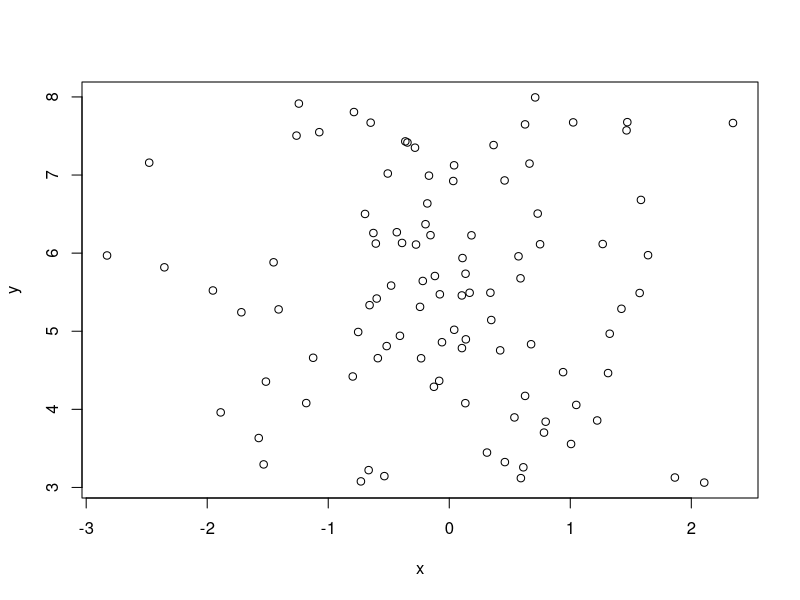
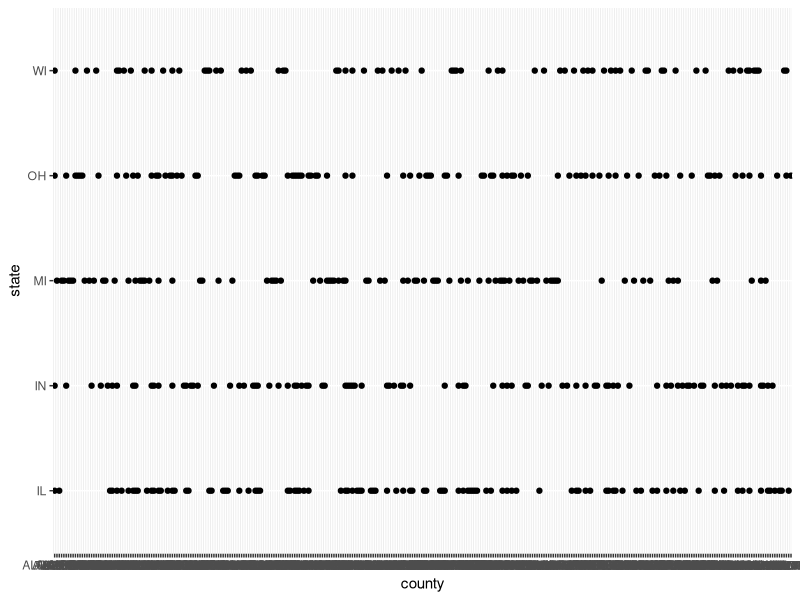
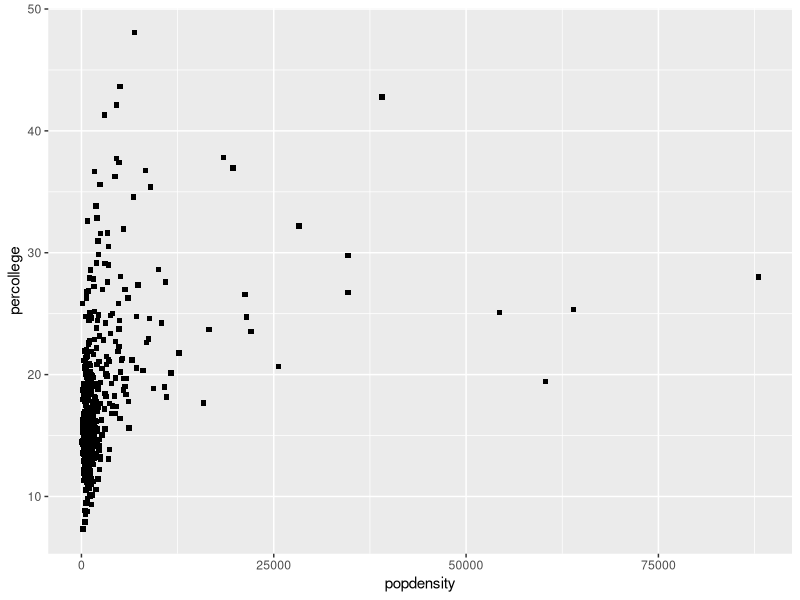
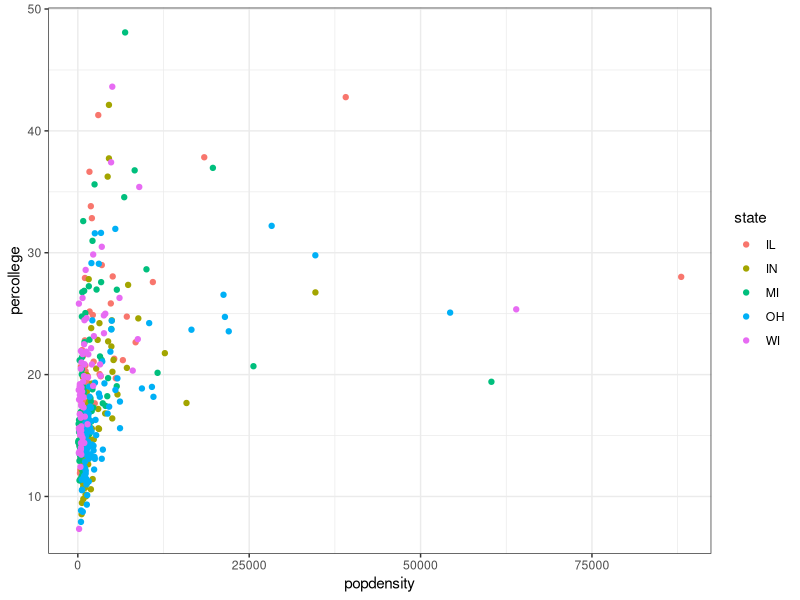
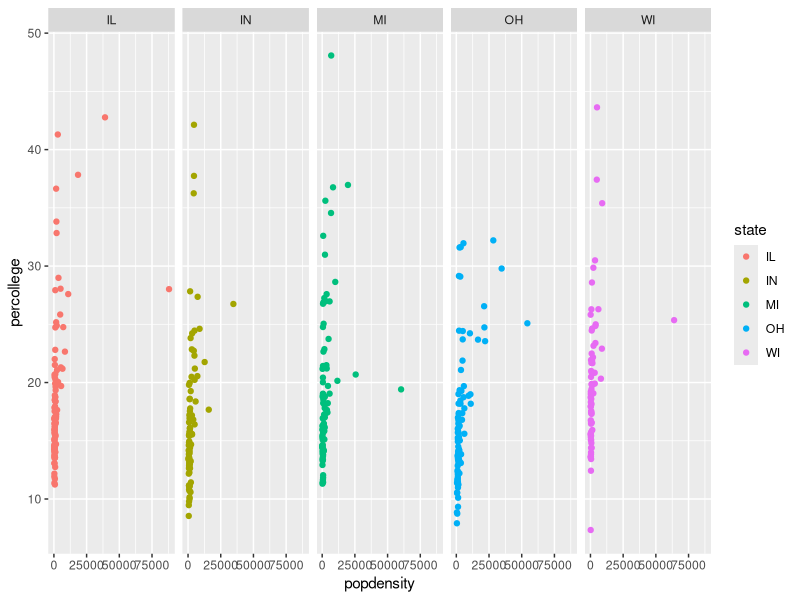
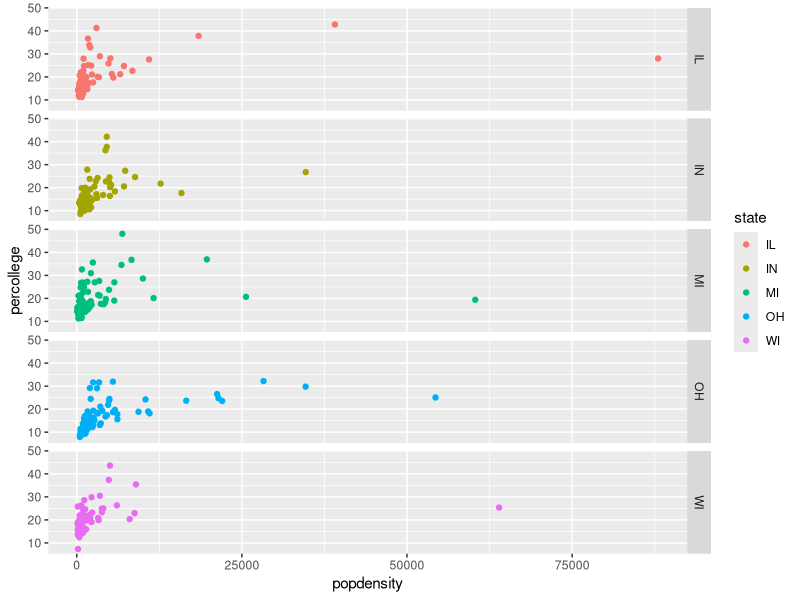
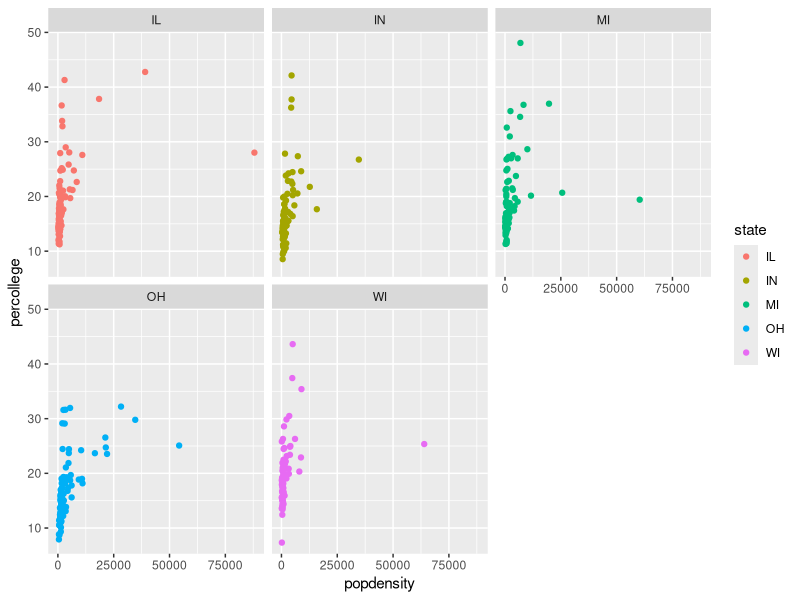
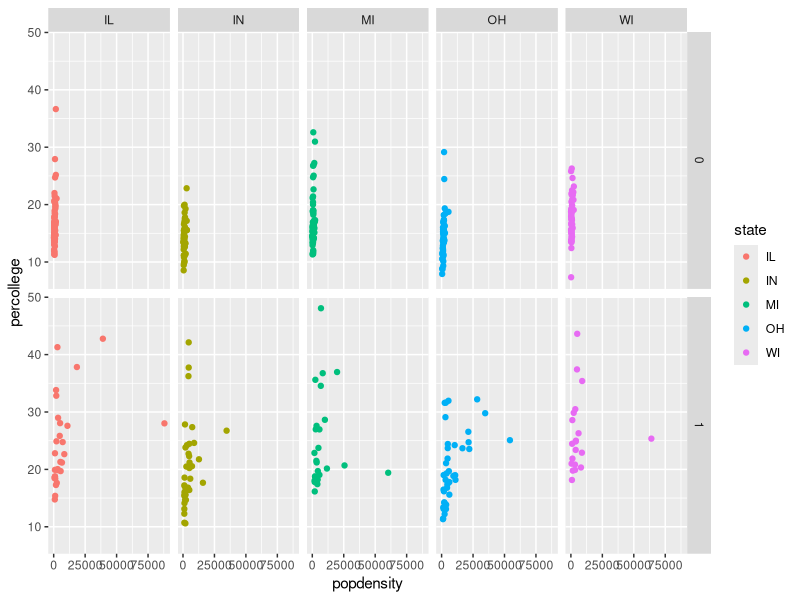

The R script that drew these images, in order:
## ---- chunk 1
x <- rnorm(100)
y <- runif(100, min = 3, max = 8)
mean(x)
mean(y)
## ---- chunk 2
x <- rnorm(100)
y <- runif(100, min = 3, max = 8)
mean(x)
mean(y)
## ---- chunk 3
x <- rnorm(100)
y <- runif(100, min = 0, max = 1)
mean(x)
mean(y)
## ---- chunk 4
x <- rnorm(100)
y <- runif(100, min = 3, max = 8)
plot(x, y)
## ---- chunk 5
a = cor(x,y)
## ---- chunk 6
library(tidyverse)
midwest = data.frame(midwest)
attach(midwest)
knitr::opts_chunk$set(fig.width = 6, fig.height = 6)
## ---- chunk 7
ggplot(midwest)+
  geom_point(aes(county, state))

ggplot(midwest)+
    geom_point(aes(popdensity, percollege), shape = 15)

ggplot(data = midwest) + 
  geom_point(mapping = aes(x = popdensity, y = percollege, color = state))+
  theme_bw()
## ---- chunk 8
ggplot(data = midwest)+
    geom_point(mapping = aes(x = popdensity, y = percollege, color = state))+
    facet_grid(.~ state)

ggplot(data = midwest)+
    geom_point(mapping = aes(x = popdensity, y = percollege, color = state))+
    facet_grid(state ~ .)

ggplot(data = midwest)+
    geom_point(mapping = aes(x = popdensity, y = percollege, color = state))+
    facet_wrap(~ state)

ggplot(data = midwest)+
    geom_point(mapping = aes(x = popdensity, y = percollege, color = state))+
    facet_grid(inmetro ~ state)

# the dot means 'do not put anything on the rows'.
## ---- chunk 9
ggplot(midwest)+
    geom_smooth(aes(popdensity, percollege))

ggplot(midwest, aes(popdensity, percollege))+
  geom_point(aes(color = 'blue'))

ggplot(midwest, aes(popdensity, percollege))+
  geom_line(aes(linetype = state, color = state))+
  theme_grey()

ggplot()

ggplot(midwest)+
    geom_smooth(aes(popdensity, percollege, linetype = state), se = FALSE)
## ---- chunk 10
ggplot(data = midwest)+
    geom_smooth(mapping = aes(popdensity, percollege, linetype = 'solid', color = state), se = FALSE)+
    geom_point(mapping = aes(popdensity, percollege, color = state))

ggplot(midwest, aes(x=popdensity, y=percollege, color = state))+
    geom_point()+
    geom_smooth(se = FALSE, linetype = 'dashed')

ggplot(midwest, aes(x=popdensity, y=percollege))+
    geom_point(aes(color = state))+
    geom_smooth(se = FALSE)
## ---- chunk 11
ggplot(midwest, aes(state))+
    geom_bar()

ggplot(midwest, aes(state))+
    geom_bar(aes(fill = factor(inmetro)))

ggplot(midwest, aes(state))+
    geom_bar(aes(fill = factor(inmetro)), position = 'fill')

prop.table(table(state, factor(inmetro)), 1)

ggplot(data = midwest, mapping = aes(x = state)) + 
  geom_bar(aes(fill = factor(inmetro)), position = 'dodge')

ggplot(midwest, aes(popdensity))+
  geom_histogram(binwidth = 1000)

ggplot(midwest, aes(popdensity))+
  geom_density(aes(color=state))

ggplot(midwest, aes(state, popdensity))+
  geom_boxplot(aes(color = state))+
  facet_grid(.~factor(inmetro))

ggplot(data = midwest, mapping = aes(x = popdensity, y = percollege, color = state)) +
  geom_point() +
  geom_smooth(se = FALSE) +
  scale_x_continuous("Population Density") + 
  scale_y_continuous("Percent College Graduates") + 
  scale_color_discrete("State") + 
  coord_cartesian(xlim = c(0, 15000))

ggplot(midwest, aes(popdensity, percollege, color = state))+
  geom_point()+
  geom_smooth(se = FALSE)+
  scale_x_continuous('Pop Dens', limits = c(0, 5000))+
  scale_y_continuous('Percollege')+
  scale_color_discrete('State')+
  theme_bw()
## ---- chunk 12
library("ggrepel")
library("ggforce")
library("patchwork")
library('palmerpenguins')
attach(penguins)
theme_set(theme_bw(base_size = 16))
## ---- chunk 13
names(penguins)
ggplot(penguins, aes(flipper_length_mm, bill_length_mm))+
  geom_point(size = 4, aes(color = species, shape = species))+
  xlab('ss')+
  ylab('e')
